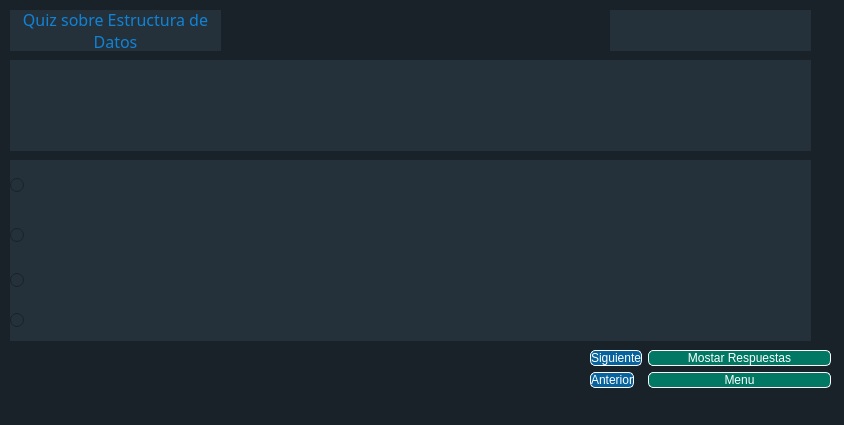
<?xml version="1.0" encoding="UTF-8"?>
<ui version="4.0">
 <class>Preguntas_Estructuras</class>
 <widget class="QMainWindow" name="Preguntas_Estructuras">
  <property name="geometry">
   <rect>
    <x>0</x>
    <y>0</y>
    <width>844</width>
    <height>425</height>
   </rect>
  </property>
  <property name="minimumSize">
   <size>
    <width>844</width>
    <height>425</height>
   </size>
  </property>
  <property name="maximumSize">
   <size>
    <width>844</width>
    <height>425</height>
   </size>
  </property>
  <property name="windowTitle">
   <string>MainWindow</string>
  </property>
  <property name="styleSheet">
   <string notr="true">background-color: rgb(25, 34, 41);
</string>
  </property>
  <widget class="QWidget" name="centralwidget">
   <widget class="QLabel" name="label">
    <property name="geometry">
     <rect>
      <x>10</x>
      <y>10</y>
      <width>211</width>
      <height>41</height>
     </rect>
    </property>
    <property name="font">
     <font>
      <family>Arial Rounded MT Bold</family>
      <pointsize>12</pointsize>
     </font>
    </property>
    <property name="styleSheet">
     <string notr="true">background-color: rgb(33, 46, 54);
background-color: rgb(36, 49, 59);
border-top-color: rgb(42, 59, 71);
border-right-color: rgb(42, 59, 71);
border-buttom-color: rgb(42, 59, 71);
border-left-color: rgb(42, 59, 71);
color: rgb(16, 131, 214);</string>
    </property>
    <property name="text">
     <string>Quiz sobre Estructura de Datos</string>
    </property>
    <property name="alignment">
     <set>Qt::AlignCenter</set>
    </property>
    <property name="wordWrap">
     <bool>true</bool>
    </property>
   </widget>
   <widget class="QLabel" name="questionLabel">
    <property name="geometry">
     <rect>
      <x>10</x>
      <y>60</y>
      <width>801</width>
      <height>91</height>
     </rect>
    </property>
    <property name="font">
     <font>
      <family>Arial Rounded MT Bold</family>
      <pointsize>12</pointsize>
      <bold>false</bold>
     </font>
    </property>
    <property name="styleSheet">
     <string notr="true">background-color: rgb(33, 46, 54);
background-color: rgb(36, 49, 59);
border-top-color: rgb(42, 59, 71);
border-right-color: rgb(42, 59, 71);
border-buttom-color: rgb(42, 59, 71);
border-left-color: rgb(42, 59, 71);
color: rgb(16, 131, 214);</string>
    </property>
    <property name="text">
     <string/>
    </property>
    <property name="scaledContents">
     <bool>true</bool>
    </property>
    <property name="alignment">
     <set>Qt::AlignCenter</set>
    </property>
    <property name="wordWrap">
     <bool>true</bool>
    </property>
   </widget>
   <widget class="QRadioButton" name="option1RadioButton">
    <property name="geometry">
     <rect>
      <x>10</x>
      <y>160</y>
      <width>801</width>
      <height>51</height>
     </rect>
    </property>
    <property name="font">
     <font>
      <family>Arial Rounded MT Bold</family>
      <pointsize>8</pointsize>
     </font>
    </property>
    <property name="styleSheet">
     <string notr="true">background-color: rgb(33, 46, 54);
background-color: rgb(36, 49, 59);
border-top-color: rgb(42, 59, 71);
border-right-color: rgb(42, 59, 71);
border-buttom-color: rgb(42, 59, 71);
border-left-color: rgb(42, 59, 71);
color: rgb(200, 205, 192);
</string>
    </property>
    <property name="text">
     <string/>
    </property>
   </widget>
   <widget class="QRadioButton" name="option2RadioButton">
    <property name="geometry">
     <rect>
      <x>10</x>
      <y>210</y>
      <width>801</width>
      <height>51</height>
     </rect>
    </property>
    <property name="font">
     <font>
      <family>Arial Rounded MT Bold</family>
      <pointsize>8</pointsize>
     </font>
    </property>
    <property name="styleSheet">
     <string notr="true">background-color: rgb(33, 46, 54);
background-color: rgb(36, 49, 59);
border-top-color: rgb(42, 59, 71);
border-right-color: rgb(42, 59, 71);
border-buttom-color: rgb(42, 59, 71);
border-left-color: rgb(42, 59, 71);
color: rgb(200, 205, 192);
</string>
    </property>
    <property name="text">
     <string/>
    </property>
   </widget>
   <widget class="QRadioButton" name="option3RadioButton">
    <property name="geometry">
     <rect>
      <x>10</x>
      <y>260</y>
      <width>801</width>
      <height>41</height>
     </rect>
    </property>
    <property name="font">
     <font>
      <family>Arial Rounded MT Bold</family>
      <pointsize>8</pointsize>
     </font>
    </property>
    <property name="styleSheet">
     <string notr="true">background-color: rgb(33, 46, 54);
background-color: rgb(36, 49, 59);
border-top-color: rgb(42, 59, 71);
border-right-color: rgb(42, 59, 71);
border-buttom-color: rgb(42, 59, 71);
border-left-color: rgb(42, 59, 71);
color: rgb(200, 205, 192);
</string>
    </property>
    <property name="text">
     <string/>
    </property>
   </widget>
   <widget class="QLabel" name="nota">
    <property name="geometry">
     <rect>
      <x>610</x>
      <y>10</y>
      <width>201</width>
      <height>41</height>
     </rect>
    </property>
    <property name="font">
     <font>
      <family>Arial Rounded MT Bold</family>
      <pointsize>12</pointsize>
     </font>
    </property>
    <property name="styleSheet">
     <string notr="true">background-color: rgb(33, 46, 54);
background-color: rgb(36, 49, 59);
border-top-color: rgb(42, 59, 71);
border-right-color: rgb(42, 59, 71);
border-buttom-color: rgb(42, 59, 71);
border-left-color: rgb(42, 59, 71);
color: rgb(16, 131, 214);</string>
    </property>
    <property name="text">
     <string/>
    </property>
   </widget>
   <widget class="QLabel" name="iD">
    <property name="geometry">
     <rect>
      <x>300</x>
      <y>0</y>
      <width>131</width>
      <height>21</height>
     </rect>
    </property>
    <property name="styleSheet">
     <string notr="true"/>
    </property>
    <property name="text">
     <string/>
    </property>
   </widget>
   <widget class="QLabel" name="label_2">
    <property name="geometry">
     <rect>
      <x>500</x>
      <y>10</y>
      <width>61</width>
      <height>21</height>
     </rect>
    </property>
    <property name="styleSheet">
     <string notr="true"/>
    </property>
    <property name="text">
     <string/>
    </property>
   </widget>
   <widget class="QWidget" name="formLayoutWidget">
    <property name="geometry">
     <rect>
      <x>590</x>
      <y>350</y>
      <width>241</width>
      <height>51</height>
     </rect>
    </property>
    <layout class="QFormLayout" name="formLayout">
     <item row="0" column="0">
      <widget class="QPushButton" name="BotonSiguiente">
       <property name="styleSheet">
        <string notr="true">border-style: solid;
border-width: 1px;
;
background-color: rgb(129, 120, 255);
background-color: rgb(255, 176, 248);
color: rgb(255, 255, 255);
background-color: rgb(7, 99, 157);
border-radius: 5px;</string>
       </property>
       <property name="text">
        <string>Siguiente</string>
       </property>
       <property name="icon">
        <iconset resource="imagenes.qrc">
         <normaloff>:/images/images/Siguiente.png</normaloff>:/images/images/Siguiente.png</iconset>
       </property>
      </widget>
     </item>
     <item row="1" column="0">
      <widget class="QPushButton" name="BotonAnterior">
       <property name="minimumSize">
        <size>
         <width>0</width>
         <height>0</height>
        </size>
       </property>
       <property name="styleSheet">
        <string notr="true">border-style: solid;
border-width: 1px;
;
background-color: rgb(129, 120, 255);
background-color: rgb(255, 176, 248);
color: rgb(255, 255, 255);
background-color: rgb(7, 99, 157);
border-radius: 5px;</string>
       </property>
       <property name="text">
        <string>Anterior</string>
       </property>
       <property name="icon">
        <iconset resource="imagenes.qrc">
         <normaloff>:/images/images/Anterior.png</normaloff>:/images/images/Anterior.png</iconset>
       </property>
      </widget>
     </item>
     <item row="1" column="1">
      <widget class="QPushButton" name="botonVolver">
       <property name="styleSheet">
        <string notr="true">border-style: solid;
border-width: 1px;
;
background-color: rgb(0, 120, 100);
color: rgb(255, 255, 255);
border-radius: 5px;
</string>
       </property>
       <property name="text">
        <string>Menu</string>
       </property>
       <property name="icon">
        <iconset resource="imagenes.qrc">
         <normaloff>:/images/images/Menu.png</normaloff>:/images/images/Menu.png</iconset>
       </property>
      </widget>
     </item>
     <item row="0" column="1">
      <widget class="QPushButton" name="btnMostrarRespuestas">
       <property name="styleSheet">
        <string notr="true">border-style: solid;
border-width: 1px;
;
background-color: rgb(0, 120, 100);
color: rgb(255, 255, 255);
border-radius: 5px;
</string>
       </property>
       <property name="text">
        <string>Mostar Respuestas</string>
       </property>
       <property name="icon">
        <iconset resource="imagenes.qrc">
         <normaloff>:/images/images/Respuestas.png</normaloff>:/images/images/Respuestas.png</iconset>
       </property>
      </widget>
     </item>
    </layout>
   </widget>
   <widget class="QRadioButton" name="option4RadioButton">
    <property name="geometry">
     <rect>
      <x>10</x>
      <y>300</y>
      <width>801</width>
      <height>41</height>
     </rect>
    </property>
    <property name="font">
     <font>
      <family>Arial Rounded MT Bold</family>
      <pointsize>8</pointsize>
     </font>
    </property>
    <property name="styleSheet">
     <string notr="true">background-color: rgb(33, 46, 54);
background-color: rgb(36, 49, 59);
border-top-color: rgb(42, 59, 71);
border-right-color: rgb(42, 59, 71);
border-buttom-color: rgb(42, 59, 71);
border-left-color: rgb(42, 59, 71);
color: rgb(200, 205, 192);
</string>
    </property>
    <property name="text">
     <string/>
    </property>
   </widget>
  </widget>
  <widget class="QStatusBar" name="statusbar"/>
 </widget>
 <resources>
  <include location="imagenes.qrc"/>
 </resources>
 <connections/>
</ui>
